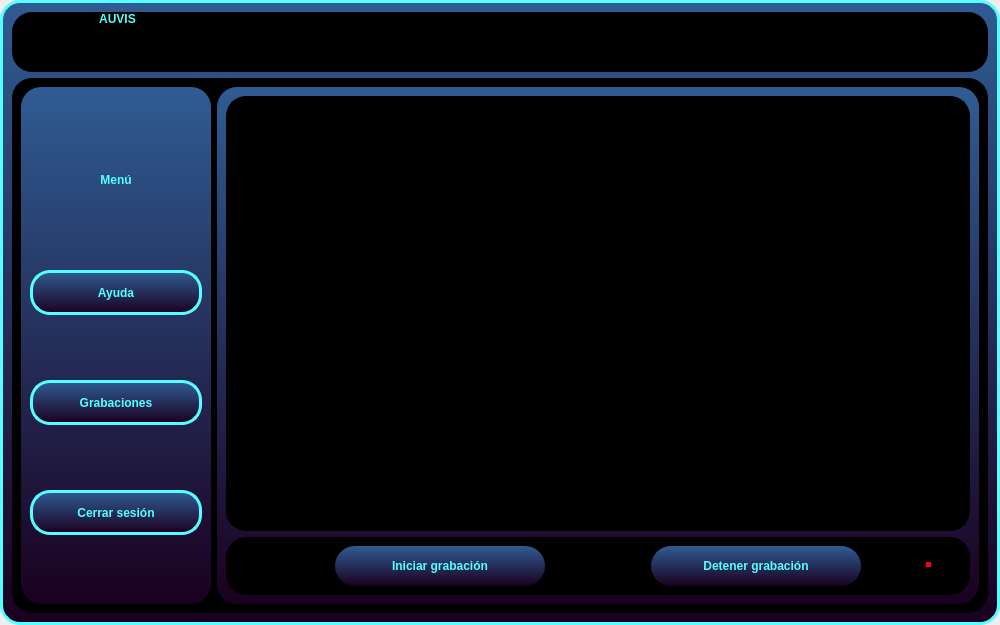
<?xml version="1.0" encoding="UTF-8"?>
<ui version="4.0">
  <class>Form</class>
  <widget class="QWidget" name="Form">
    <property name="geometry">
      <rect>
        <x>0</x>
        <y>0</y>
        <width>1000</width>
        <height>625</height>
      </rect>
    </property>
    <property name="minimumSize">
      <size>
        <width>1000</width>
        <height>625</height>
      </size>
    </property>
    <property name="maximumSize">
      <size>
        <width>1000</width>
        <height>625</height>
      </size>
    </property>
    <property name="windowTitle">
      <string>Form</string>
    </property>
    <layout class="QVBoxLayout" name="verticalLayout">
      <property name="spacing">
        <number>0</number>
      </property>
      <property name="leftMargin">
        <number>0</number>
      </property>
      <property name="topMargin">
        <number>0</number>
      </property>
      <property name="rightMargin">
        <number>0</number>
      </property>
      <property name="bottomMargin">
        <number>0</number>
      </property>
      <item>
        <widget class="QFrame" name="frame">
          <property name="styleSheet">
            <string notr="true">background-color: qlineargradient(spread:pad, x1:0, y1:0, x2:0, y2:1, stop:0 rgba(47, 92, 147, 255), stop:1 rgba(26, 0, 31, 255));
border-radius:20;
border-style: solid;
border-width: 3px;
border-color: rgb(85, 255, 255);
            </string>
          </property>
          <property name="frameShape">
            <enum>QFrame::StyledPanel</enum>
          </property>
          <property name="frameShadow">
            <enum>QFrame::Raised</enum>
          </property>
          <layout class="QVBoxLayout" name="verticalLayout_2" stretch="1,9">
            <item>
              <widget class="QFrame" name="frame_barraTitulo">
                <property name="styleSheet">
                  <string notr="true">background-color: rgb(0, 0, 0);
border: none;</string>
                </property>
                <property name="frameShape">
                  <enum>QFrame::StyledPanel</enum>
                </property>
                <property name="frameShadow">
                  <enum>QFrame::Raised</enum>
                </property>
                <widget class="QLabel" name="lbl_tvision">
                  <property name="geometry">
                    <rect>
                      <x>20</x>
                      <y>0</y>
                      <width>171</width>
                      <height>51</height>
                    </rect>
                  </property>
                  <property name="styleSheet">
                    <string notr="true">background-color: rgb(0,0,0,0);
border: none;
font:75 30pt &quot;Myanmar Text&quot;;
font: bold;
color: rgb(85, 255, 255);</string>
                  </property>
                  <property name="text">
                    <string>AUVIS</string>
                  </property>
                  <property name="alignment">
                    <set>Qt::AlignHCenter|Qt::AlignTop</set>
                  </property>
                </widget>
                <widget class="QPushButton" name="btn_salirm">
                  <property name="geometry">
                    <rect>
                      <x>930</x>
                      <y>10</y>
                      <width>41</width>
                      <height>41</height>
                    </rect>
                  </property>
                  <property name="styleSheet">
                    <string notr="true">QPushButton{
background-color: rgb(0,0,0,0);
border:none;
border-radius: 24;
}
QPushButton:hover{
background-color:rgba(3, 239, 254, 0.4);
font:75 10pt &quot;Myanmar Text&quot;;
font: bold;
color: rgb(3,239,254);
border-radius:20;
}</string>
                  </property>
                  <property name="text">
                    <string/>
                  </property>
                  <property name="icon">
                    <iconset>
                      <normaloff>../icons/cerrar.png</normaloff>../icons/cerrar.png</iconset>
                  </property>
                  <property name="iconSize">
                    <size>
                      <width>30</width>
                      <height>30</height>
                    </size>
                  </property>
                </widget>
              </widget>
            </item>
            <item>
              <widget class="QFrame" name="frame_2">
                <property name="styleSheet">
                  <string notr="true">background-color: rgb(0, 0, 0);
border: none;</string>
                </property>
                <property name="frameShape">
                  <enum>QFrame::StyledPanel</enum>
                </property>
                <property name="frameShadow">
                  <enum>QFrame::Raised</enum>
                </property>
                <layout class="QHBoxLayout" name="horizontalLayout" stretch="1,4">
                  <item>
                    <widget class="QFrame" name="frame_Menu">
                      <property name="styleSheet">
                        <string notr="true">background-color: qlineargradient(spread:pad, x1:0, y1:0, x2:0, y2:1, stop:0 rgba(47, 92, 147, 255), stop:1 rgba(26, 0, 31, 255));</string>
                      </property>
                      <property name="frameShape">
                        <enum>QFrame::StyledPanel</enum>
                      </property>
                      <property name="frameShadow">
                        <enum>QFrame::Raised</enum>
                      </property>
                      <layout class="QVBoxLayout" name="verticalLayout_4">
                        <item>
                          <widget class="QLabel" name="lbl_menu">
                            <property name="maximumSize">
                              <size>
                                <width>16777215</width>
                                <height>50</height>
                              </size>
                            </property>
                            <property name="styleSheet">
                              <string notr="true">background-color: rgb(0,0,0,0);
border: none;
font:75 25pt &quot;Myanmar Text&quot;;
font: bold;
color: rgb(85, 255, 255);</string>
                            </property>
                            <property name="text">
                              <string>Menú</string>
                            </property>
                            <property name="alignment">
                              <set>Qt::AlignCenter</set>
                            </property>
                          </widget>
                        </item>
                        <item>
                          <widget class="QPushButton" name="btn_ayudam">
                            <property name="minimumSize">
                              <size>
                                <width>0</width>
                                <height>45</height>
                              </size>
                            </property>
                            <property name="styleSheet">
                              <string notr="true">QPushButton{
border-style: solid;
border-width: 3px;
border-color: rgb(85, 255, 255);
border-radius: 20;
font:75 12pt &quot;Myanmar Text&quot;;
font: bold;
color: rgb(85, 255, 255);
}
QPushButton:hover{
background-color:rgba(3, 239, 254, 0.4);
font:75 12pt &quot;Myanmar Text&quot;;
font: bold;
color: rgb(3,239,254);
border-radius:20;
}</string>
                            </property>
                            <property name="text">
                              <string>Ayuda</string>
                            </property>
                            <property name="icon">
                              <iconset>
                                <normaloff>../icons/informacion.png</normaloff>../icons/informacion.png</iconset>
                            </property>
                            <property name="iconSize">
                              <size>
                                <width>25</width>
                                <height>25</height>
                              </size>
                            </property>
                            <property name="shortcut">
                              <string>Ctrl+H</string>
                            </property>
                          </widget>
                        </item>
                        <item>
                          <widget class="QPushButton" name="btn_grabaciones">
                            <property name="minimumSize">
                              <size>
                                <width>0</width>
                                <height>45</height>
                              </size>
                            </property>
                            <property name="styleSheet">
                              <string notr="true">QPushButton{
border-style: solid;
border-width: 3px;
border-color: rgb(85, 255, 255);
border-radius: 20;
font:75 12pt &quot;Myanmar Text&quot;;
font: bold;
color: rgb(85, 255, 255);
}
QPushButton:hover{
background-color:rgba(3, 239, 254, 0.4);
font:75 12pt &quot;Myanmar Text&quot;;
font: bold;
color: rgb(3,239,254);
border-radius:20;
}</string>
                            </property>
                            <property name="text">
                              <string>Grabaciones</string>
                            </property>
                            <property name="icon">
                              <iconset>
                                <normaloff>../icons/folder.png</normaloff>../icons/folder.png</iconset>
                            </property>
                            <property name="iconSize">
                              <size>
                                <width>25</width>
                                <height>25</height>
                              </size>
                            </property>
                            <property name="shortcut">
                              <string>Ctrl+R</string>
                            </property>
                          </widget>
                        </item>
                        <item>
                          <widget class="QPushButton" name="btn_cerrarSesion">
                            <property name="minimumSize">
                              <size>
                                <width>0</width>
                                <height>45</height>
                              </size>
                            </property>
                            <property name="styleSheet">
                              <string notr="true">QPushButton{
border-style: solid;
border-radius: 20;
border-width: 3px;
border-color: rgb(85, 255, 255);
font:75 12pt &quot;Myanmar Text&quot;;
font: bold;
color: rgb(85, 255, 255);
}
QPushButton:hover{
background-color:rgba(3, 239, 254, 0.4);
font:75 12pt &quot;Myanmar Text&quot;;
font: bold;
color: rgb(3,239,254);
border-radius:20;
}</string>
                            </property>
                            <property name="text">
                              <string>Cerrar sesión</string>
                            </property>
                            <property name="icon">
                              <iconset>
                                <normaloff>../icons/salir.png</normaloff>../icons/salir.png</iconset>
                            </property>
                            <property name="iconSize">
                              <size>
                                <width>25</width>
                                <height>25</height>
                              </size>
                            </property>
                            <property name="shortcut">
                              <string>Ctrl+O</string>
                            </property>
                          </widget>
                        </item>
                      </layout>
                    </widget>
                  </item>
                  <item>
                    <widget class="QFrame" name="frame_principal">
                      <property name="styleSheet">
                        <string notr="true">background-color: qlineargradient(spread:pad, x1:0, y1:0, x2:0, y2:1, stop:0 rgba(47, 92, 147, 255), stop:1 rgba(26, 0, 31, 255));</string>
                      </property>
                      <property name="frameShape">
                        <enum>QFrame::StyledPanel</enum>
                      </property>
                      <property name="frameShadow">
                        <enum>QFrame::Raised</enum>
                      </property>
                      <layout class="QVBoxLayout" name="verticalLayout_3" stretch="9,1">
                        <item>
                          <widget class="QFrame" name="frame_camara">
                            <property name="maximumSize">
                              <size>
                                <width>744</width>
                                <height>435</height>
                              </size>
                            </property>
                            <property name="styleSheet">
                              <string notr="true">background-color: black;
border-radius:20;
border-style: solid;
border-width: 3px;</string>
                            </property>
                            <property name="frameShape">
                              <enum>QFrame::StyledPanel</enum>
                            </property>
                            <property name="frameShadow">
                              <enum>QFrame::Raised</enum>
                            </property>
                            <layout class="QVBoxLayout" name="verticalLayout_5">
                              <property name="spacing">
                                <number>0</number>
                              </property>
                              <property name="leftMargin">
                                <number>0</number>
                              </property>
                              <property name="topMargin">
                                <number>0</number>
                              </property>
                              <property name="rightMargin">
                                <number>0</number>
                              </property>
                              <property name="bottomMargin">
                                <number>0</number>
                              </property>
                              <item>
                                <widget class="QLabel" name="label">
                                  <property name="maximumSize">
                                    <size>
                                      <width>738</width>
                                      <height>429</height>
                                    </size>
                                  </property>
                                  <property name="styleSheet">
                                    <string notr="true">background-color: rgb(0, 0, 0);
border-radius:20;
border-style: solid;
border: none;</string>
                                  </property>
                                  <property name="text">
                                    <string/>
                                  </property>
                                  <property name="alignment">
                                    <set>Qt::AlignCenter</set>
                                  </property>
                                </widget>
                              </item>
                            </layout>
                          </widget>
                        </item>
                        <item>
                          <widget class="QFrame" name="frame_herramientas">
                            <property name="styleSheet">
                              <string notr="true">background-color: rgb(0, 0, 0);</string>
                            </property>
                            <property name="frameShape">
                              <enum>QFrame::StyledPanel</enum>
                            </property>
                            <property name="frameShadow">
                              <enum>QFrame::Raised</enum>
                            </property>
                            <widget class="QPushButton" name="btn_grabar">
                              <property name="geometry">
                                <rect>
                                  <x>109</x>
                                  <y>9</y>
                                  <width>210</width>
                                  <height>40</height>
                                </rect>
                              </property>
                              <property name="minimumSize">
                                <size>
                                  <width>210</width>
                                  <height>40</height>
                                </size>
                              </property>
                              <property name="maximumSize">
                                <size>
                                  <width>210</width>
                                  <height>40</height>
                                </size>
                              </property>
                              <property name="styleSheet">
                                <string notr="true">QPushButton{
	background-color: qlineargradient(spread:pad, x1:0, y1:0, x2:0, y2:1, stop:0 rgba(47, 92, 147, 255), stop:1 rgba(26, 0, 31, 255));
border-style: solid;
border-radius: 20;
font:75 12pt &quot;Myanmar Text&quot;;
font: bold;
color: rgb(85, 255, 255);
}
QPushButton:hover{
background-color:rgba(3, 239, 254, 0.4);
font:75 12pt &quot;Myanmar Text&quot;;
font: bold;
color: rgb(3,239,254);
border-radius:20;
}</string>
                              </property>
                              <property name="text">
                                <string>Iniciar grabación</string>
                              </property>
                              <property name="icon">
                                <iconset>
                                  <normaloff>../icons/iniciar_camara</normaloff>../icons/iniciar_camara</iconset>
                              </property>
                              <property name="iconSize">
                                <size>
                                  <width>25</width>
                                  <height>25</height>
                                </size>
                              </property>
                              <property name="shortcut">
                                <string>Return</string>
                              </property>
                            </widget>
                            <widget class="QPushButton" name="btn_detener">
                              <property name="geometry">
                                <rect>
                                  <x>425</x>
                                  <y>9</y>
                                  <width>210</width>
                                  <height>40</height>
                                </rect>
                              </property>
                              <property name="minimumSize">
                                <size>
                                  <width>210</width>
                                  <height>40</height>
                                </size>
                              </property>
                              <property name="maximumSize">
                                <size>
                                  <width>210</width>
                                  <height>40</height>
                                </size>
                              </property>
                              <property name="styleSheet">
                                <string notr="true">QPushButton{
	background-color: qlineargradient(spread:pad, x1:0, y1:0, x2:0, y2:1, stop:0 rgba(47, 92, 147, 255), stop:1 rgba(26, 0, 31, 255));
border-style: solid;
border-radius: 20;
font:75 12pt &quot;Myanmar Text&quot;;
font: bold;
color: rgb(85, 255, 255);
}
QPushButton:hover{
background-color:rgba(3, 239, 254, 0.4);
font:75 12pt &quot;Myanmar Text&quot;;
font: bold;
color: rgb(3,239,254);
border-radius:20;
}</string>
                              </property>
                              <property name="text">
                                <string>Detener grabación</string>
                              </property>
                              <property name="icon">
                                <iconset>
                                  <normaloff>../icons/detener</normaloff>../icons/detener</iconset>
                              </property>
                              <property name="iconSize">
                                <size>
                                  <width>25</width>
                                  <height>25</height>
                                </size>
                              </property>
                              <property name="shortcut">
                                <string>Ctrl+Return</string>
                              </property>
                            </widget>
                            <!-- LED -->
                            <widget class="QLabel" name="lbl_led">
                              <property name="geometry">
                                <rect>
                                  <x>700</x>                                  
                                  <y>25</y>                                  
                                  <width>5</width>
                                  <height>5</height>
                                </rect>
                              </property>
                              <property name="styleSheet">
                                <string notr="true">
      background-color: red; 
      border-radius: 10px;                                  
                                </string>
                              </property>
                            </widget>
                          </widget>
                        </item>
                      </layout>
                    </widget>
                  </item>
                </layout>
              </widget>
            </item>
          </layout>
        </widget>
      </item>
    </layout>
  </widget>
  <resources/>
  <connections/>
</ui>
